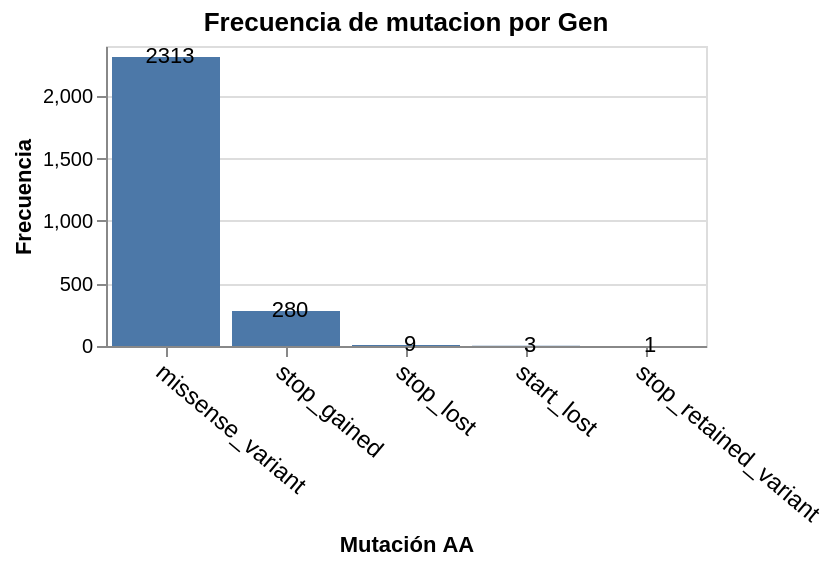

Source (notebook cell):
### Code cell
# Agrupar por consequence_type y contar el número de mutaciones únicas
mutation_counts = df_cancer.groupby('consequence_type')['aa_mutation'].nunique().reset_index(name='num_mutaciones')

# Ordenar por el número de mutaciones de forma descendente
mutation_counts = mutation_counts.sort_values(by='num_mutaciones', ascending=False)

# Imprimir el número de mutaciones para cada consequence_type
for index, row in mutation_counts.iterrows():
    print(f"Número de mutaciones {row['consequence_type']}: {row['num_mutaciones']}")

# Crear el histograma
base = alt.Chart(df_cancer).transform_aggregate(
    unique_aa_mutation='distinct(aa_mutation)',
    groupby=['consequence_type','aa_mutation']
         ).mark_bar(
        ).encode(
            x=alt.X('consequence_type', title='Mutación AA', sort='-y',axis=alt.Axis(
              labelAngle=40, labelFontSize=12)),
            y=alt.Y('count(unique_aa_mutarion):Q', title='Frecuencia'),
            color=alt.Color(scale=alt.Scale(scheme='category20')),
            tooltip=['consequence_type', 'count()'],
            text =  'count(unique_aa_mutarion):Q'
        ).properties(
            title='Frecuencia de mutacion por Gen',
            width=300,
        height=150
            )
base.mark_bar() + base.mark_text(align='center', dx=2)

### Figure 1 — Vega-Lite specification as saved in the notebook (floating-point values rounded to 4 significant figures; data arrays with more than 128 entries replaced by an {"elided": "..."} marker saying what was removed)
{"config": {"view": {"continuousWidth": 300, "continuousHeight": 300}}, "layer": [{"mark": {"type": "bar"}, "encoding": {"color": {"scale": {"scheme": "category20"}}, "text": {"aggregate": "count", "field": "unique_aa_mutarion", "type": "quantitative"}, "tooltip": [{"field": "consequence_type", "type": "nominal"}, {"aggregate": "count", "type": "quantitative"}], "x": {"axis": {"labelAngle": 40, "labelFontSize": 12}, "field": "consequence_type", "sort": "-y", "title": "Mutación AA", "type": "nominal"}, "y": {"aggregate": "count", "field": "unique_aa_mutarion", "title": "Frecuencia", "type": "quantitative"}}, "title": "Frecuencia de mutacion por Gen", "transform": [{"aggregate": [{"op": "distinct", "field": "aa_mutation", "as": "unique_aa_mutation"}], "groupby": ["consequence_type", "aa_mutation"]}]}, {"mark": {"type": "text", "align": "center", "dx": 2}, "encoding": {"color": {"scale": {"scheme": "category20"}}, "text": {"aggregate": "count", "field": "unique_aa_mutarion", "type": "quantitative"}, "tooltip": [{"field": "consequence_type", "type": "nominal"}, {"aggregate": "count", "type": "quantitative"}], "x": {"axis": {"labelAngle": 40, "labelFontSize": 12}, "field": "consequence_type", "sort": "-y", "title": "Mutación AA", "type": "nominal"}, "y": {"aggregate": "count", "field": "unique_aa_mutarion", "title": "Frecuencia", "type": "quantitative"}}, "title": "Frecuencia de mutacion por Gen", "transform": [{"aggregate": [{"op": "distinct", "field": "aa_mutation", "as": "unique_aa_mutation"}], "groupby": ["consequence_type", "aa_mutation"]}]}], "data": {"name": "data-e27f6cd078af49636c60c6d3b3e4097f"}, "height": 150, "width": 300, "$schema": "https://vega.github.io/schema/vega-lite/v5.16.3.json", "datasets": {"data-e27f6cd078af49636c60c6d3b3e4097f": {"elided": "3121 records"}}}
